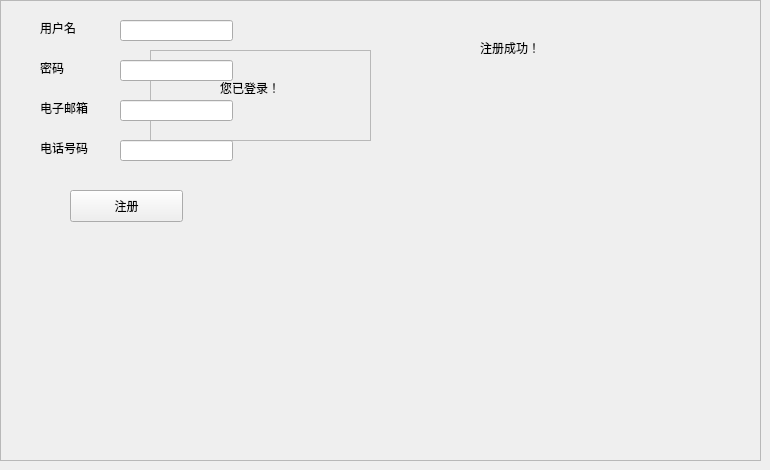
    <widget class="QWidget" name="tab_5">
     <attribute name="title">
      <string>注册</string>
     </attribute>
     <widget class="QFrame" name="tab5_logined">
      <property name="geometry">
       <rect>
        <x>150</x>
        <y>50</y>
        <width>221</width>
        <height>91</height>
       </rect>
      </property>
      <property name="frameShape">
       <enum>QFrame::StyledPanel</enum>
      </property>
      <property name="frameShadow">
       <enum>QFrame::Raised</enum>
      </property>
      <widget class="QLabel" name="label_14">
       <property name="geometry">
        <rect>
         <x>70</x>
         <y>30</y>
         <width>72</width>
         <height>15</height>
        </rect>
       </property>
       <property name="text">
        <string>您已登录！</string>
       </property>
      </widget>
     </widget>
     <widget class="QFrame" name="tab5_nologin">
      <property name="geometry">
       <rect>
        <x>0</x>
        <y>0</y>
        <width>761</width>
        <height>461</height>
       </rect>
      </property>
      <property name="frameShape">
       <enum>QFrame::StyledPanel</enum>
      </property>
      <property name="frameShadow">
       <enum>QFrame::Raised</enum>
      </property>
      <widget class="QLabel" name="label_16">
       <property name="geometry">
        <rect>
         <x>40</x>
         <y>100</y>
         <width>60</width>
         <height>16</height>
        </rect>
       </property>
       <property name="text">
        <string>电子邮箱</string>
       </property>
      </widget>
      <widget class="QLabel" name="label_17">
       <property name="geometry">
        <rect>
         <x>40</x>
         <y>140</y>
         <width>60</width>
         <height>16</height>
        </rect>
       </property>
       <property name="text">
        <string>电话号码</string>
       </property>
      </widget>
      <widget class="QLineEdit" name="tab5_nologin_frame_email">
       <property name="geometry">
        <rect>
         <x>120</x>
         <y>100</y>
         <width>113</width>
         <height>21</height>
        </rect>
       </property>
      </widget>
      <widget class="QLabel" name="label_15">
       <property name="geometry">
        <rect>
         <x>40</x>
         <y>20</y>
         <width>60</width>
         <height>16</height>
        </rect>
       </property>
       <property name="text">
        <string>用户名</string>
       </property>
      </widget>
      <widget class="QLineEdit" name="tab5_nologin_frame_password">
       <property name="geometry">
        <rect>
         <x>120</x>
         <y>60</y>
         <width>113</width>
         <height>21</height>
        </rect>
       </property>
       <property name="maxLength">
        <number>16</number>
       </property>
       <property name="echoMode">
        <enum>QLineEdit::Password</enum>
       </property>
      </widget>
      <widget class="QLineEdit" name="tab5_nologin_frame_phone">
       <property name="geometry">
        <rect>
         <x>120</x>
         <y>140</y>
         <width>113</width>
         <height>21</height>
        </rect>
       </property>
       <property name="font">
        <font>
         <family>Arial</family>
        </font>
       </property>
       <property name="inputMask">
        <string>00000000000</string>
       </property>
       <property name="maxLength">
        <number>11</number>
       </property>
      </widget>
      <widget class="QPushButton" name="tab5_nologin_frame_register">
       <property name="geometry">
        <rect>
         <x>70</x>
         <y>190</y>
         <width>113</width>
         <height>32</height>
        </rect>
       </property>
       <property name="text">
        <string>注册</string>
       </property>
      </widget>
      <widget class="QLineEdit" name="tab5_nologin_frame_name">
       <property name="geometry">
        <rect>
         <x>120</x>
         <y>20</y>
         <width>113</width>
         <height>21</height>
        </rect>
       </property>
       <property name="inputMask">
        <string/>
       </property>
      </widget>
      <widget class="QLabel" name="label_24">
       <property name="geometry">
        <rect>
         <x>40</x>
         <y>60</y>
         <width>60</width>
         <height>16</height>
        </rect>
       </property>
       <property name="text">
        <string>密码</string>
       </property>
      </widget>
      <widget class="QLabel" name="label_36">
       <property name="geometry">
        <rect>
         <x>480</x>
         <y>40</y>
         <width>221</width>
         <height>16</height>
        </rect>
       </property>
       <property name="text">
        <string>注册成功！</string>
       </property>
      </widget>
      <zorder>label_24</zorder>
      <zorder>label_16</zorder>
      <zorder>label_17</zorder>
      <zorder>tab5_nologin_frame_email</zorder>
      <zorder>tab5_nologin_frame_password</zorder>
      <zorder>tab5_nologin_frame_phone</zorder>
      <zorder>tab5_nologin_frame_register</zorder>
      <zorder>tab5_nologin_frame_name</zorder>
      <zorder>label_15</zorder>
      <zorder>label_36</zorder>
     </widget>
    </widget>
